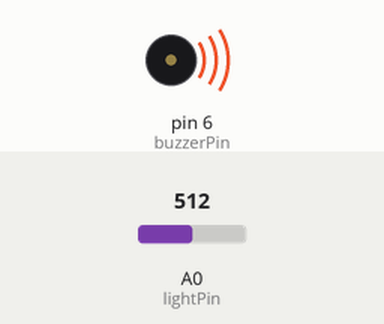
Recording of a sketch running on a simulated Arduino Uno, built with avr-gcc and run on an emulated ATmega328P. Parts: buzzer (waves = sounding, pin HIGH). Inputs (shaded band) come from the test bench; at power-on: A0 (lightPin) = 512.

Above: at 1.2 s.
1.3 s: A0 (lightPin) set to 499
At 1.8 s:
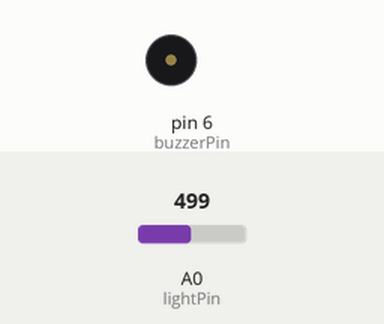
2.8 s: A0 (lightPin) set to 522
At 4.0 s:
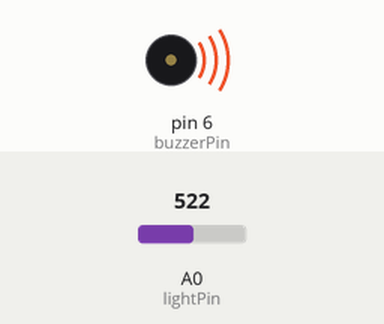
4.3 s: A0 (lightPin) set to 511
At 5.3 s:
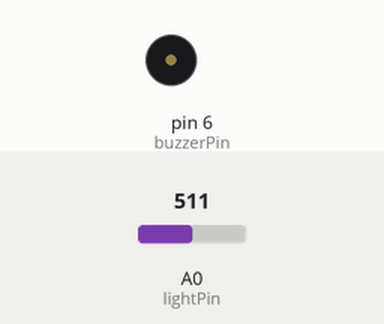
Timing chart, 0 to 7.3 s (numbered marks = the images above; inputs shaded):
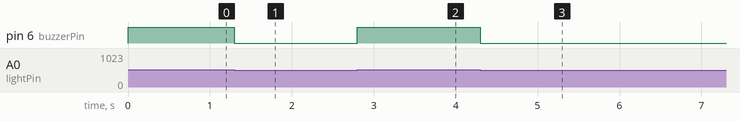

Measured:
- the behaviour switches between 512 and 511 on A0 (lightPin) (found by bisection; images 0 and 1)
- after the input at 1.3 s, pin 6 (buzzerPin): HIGH → LOW at once
- after the input at 2.8 s, pin 6 (buzzerPin): LOW → HIGH at once
- after the input at 4.3 s, pin 6 (buzzerPin): HIGH → LOW at once

The sketch:

light_alarm.ino
```cpp
int buzzerPin = 6;
int lightPin = A0;
void setup() {
  pinMode(buzzerPin, OUTPUT);
  pinMode(lightPin, INPUT);
}

void loop() {
  digitalWrite(buzzerPin, analogRead(lightPin) >= 512 ? HIGH : LOW);
}
```
